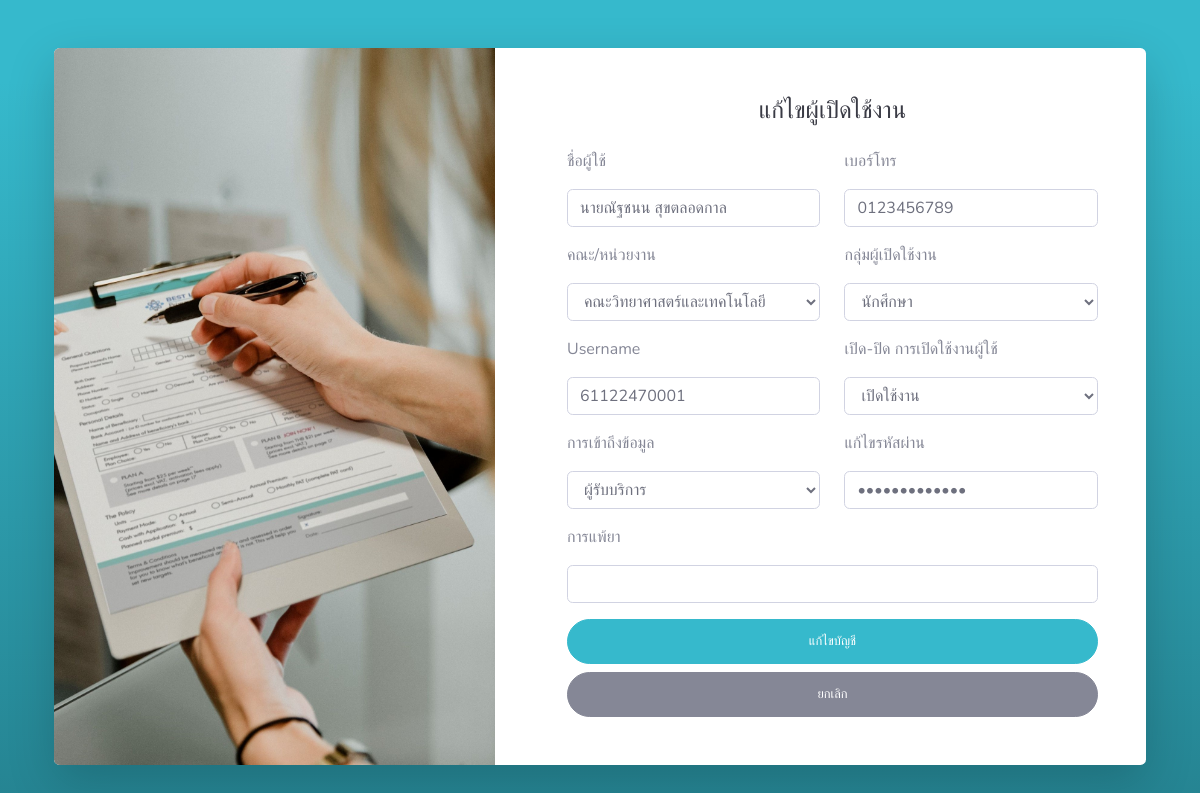
The app's page /update_user.php?userId=2 (signed in) with its own data.
### tables this page shows
CREATE TABLE `user` (
  `user_id` int(11) NOT NULL COMMENT 'รหัสผู้ใช้',
  `user_namel` varchar(100) NOT NULL COMMENT 'ชื่อสกุล',
  `fac_id` int(11) NOT NULL COMMENT 'คณะ',
  `tel` varchar(11) NOT NULL COMMENT 'เบอร์โทร\r\n',
  `username` varchar(255) NOT NULL COMMENT 'ชื่อผู้ใช้',
  `password` varchar(255) NOT NULL COMMENT 'รหัสผ่าน',
  `active` int(11) NOT NULL DEFAULT 0 COMMENT 'การเปิดใช้งาน',
  `status` int(11) NOT NULL DEFAULT 0 COMMENT 'การลบ\r\n',
  `Ulevel` int(3) NOT NULL COMMENT 'ประเภทการเข้าถึงUI',
  `cata` int(20) NOT NULL COMMENT 'ประเภทผู้ใช้',
  `druga` varchar(255) NOT NULL COMMENT 'การแพ้ยา'
);

CREATE TABLE `fac` (
  `fac_id` int(11) NOT NULL,
  `fac_name` varchar(100) NOT NULL,
  `fac_active` int(11) NOT NULL DEFAULT 0,
  `fac_status` int(11) NOT NULL DEFAULT 0
);

### update_user.php (the view, shortened to what this page needs)
<?php
   require_once 'db_connect.php';
?>
<!DOCTYPE html>
<html lang="en">
<head>
    <link href="vendor/fontawesome-free/css/all.min.css" rel="stylesheet" type="text/css">
    <link href="css/sb-admin-2.min.css" rel="stylesheet">
</head>
<body class="bg-gradient-info">
    <div class="container">
        <div class="card o-hidden border-0 shadow-lg my-5">
            <div class="card-body p-0">
                <div class="row">
                    <div class="col-lg-5 d-none d-lg-block"><img src="img\c.jpg" alt="HTML tutorial" style="width:100%;height:100%;"></div>
                        <div class="col-lg-7">
                            <div class="p-5">
                                <div class="text-center">
                                    <h1 class="h4 text-gray-900 mb-4">แก้ไขผู้เปิดใช้งาน</h1>
                                </div>
                                    <?php
                                    $userId = $_GET['userId'];
                                    $sqlr = "SELECT user.user_id, user.user_namel, user.fac_id,
                                    user.tel, user.username, user.password, user.active, user.status,
                                    user.Ulevel, user.cata, user.druga, fac.fac_name FROM user
                                    INNER JOIN fac ON user.fac_id = fac.fac_id
                                    WHERE user.status = 1 AND user_id = {$userId} "  ;
                                    $result = $connect->query($sqlr);
                                    while( $row = $result->fetch_array()) {
                                ?>
                                <form method="POST" action="php_action\editUser.php?userId=<?php echo $userId; ?>" class="user">
                                    <div class="form-group row">
                                        <div class="col-sm-6 mb-3 mb-sm-0">
                                        <p>ชื่อผู้ใช้</p><input for="userNamel" type="text" id="userNamel" name="userNamel" class="form-control "
                                                value="<?php echo $row['user_namel'] ?>" >
                                        </div>
                                        <div class="col-sm-6">
                                        <p>เบอร์โทร</p><input for="tel" type="text" id="tel" name="tel"class="form-control"  max="10"
                                            value="<?php echo $row['tel'] ?>">
                                        </div>
                                    </div>
                                    <div class="form-group row">
                                        <div class="col-sm-6 mb-3 mb-sm-0">
                                            <p>คณะ/หน่วยงาน</p><select class="form-control" id="facName" name="facName">
                                                            <option value="<?php echo $row['fac_id']; ?>"><?php echo $row['fac_name']; ?></option>
                                                        </select>
                                        </div>
                                        <?php  $cata = $row['cata'];
                                                        if ($cata == 1){
                                                            $catat ="นักศึกษา";
                                                          }elseif($cata == 2){
                                                            $catat ="คณาจารย์";
                                                          }elseif($cata == 3){
                                                            $catat ="บุคลากรสายสนับสนุน";
                                                          }elseif($cata == 4){
                                                            $catat ="กลุ่มแม่บ้าน";
                                                          }elseif($cata == 5){
                                                            $catat ="นักเรียนโรงเรียนโรงเรียนสาธิต";
                                                          }?>
                                        <div class="col-sm-6 ">
                                                <p for="cata">กลุ่มผู้เปิดใช้งาน</p>
                                                <select class="form-control " id="cata" name="cata">
                                                    <option value="<?php echo $cata; ?>"><?php echo $catat; ?></option>
                                            </select>
                                        </div>
                                    </div>
                                    <div class="form-group row">
                                        <div class="col-sm-6 mb-3 mb-sm-0">
                                            <p>Username</p><input for="username" type="text" id="username" name="username" class="form-control"
                                                value="<?php echo $row['username'] ?>" ></div>
                                     <div class="col-sm-6 ">
                                        <?php $active = $row['active']; if($active == 1){
                                                                            $activet ="เปิดใช้งาน";
                                                                        }elseif($active == 2){
                                                                            $activet ="ปิดใช้งาน";
                                                                        }?>
                                            <p>เปิด-ปิด การเปิดใช้งานผู้ใช้</p><select class="form-control" id="active" name="active" >
                                                    <option value="<?php echo $active; ?>"><?php echo $activet; ?></option>
                                                </select></div>
                                    </div>
                                    <div class="form-group row">
                                        <div class="col-sm-6 mb-3 mb-sm-0">
                                        <?php $level = $row['Ulevel']; if($level == 1){
                                                                            $Ulevel ="ผู้ดูแลระบบ";
                                                                        }elseif($level == 2){
                                                                            $Ulevel ="เจ้าหน้าที่";
                                                                        }else{ $Ulevel = "ผู้รับบริการ" ;
                                                                        }?>
                                        <p>การเข้าถึงข้อมูล</p><select class="form-control" id="ulevel" name="ulevel" >
                                                    <option value="<?php echo $level; ?>"><?php echo $Ulevel; ?></option>
                                                </select></div>
                                        <div class="col-sm-6">
                                        <p>แก้ไขรหัสผ่าน</p><input for="editPassword" type="password" id="editPassword" name="editPassword" class="form-control "
                                                value="<?php echo $row['password'] ?>" >
                                        </div>
                                    </div>
                                    <div class="form-group">
                                        <p>การแพ้ยา</p><input for="druga" type="text" id="druga" name="druga" class="form-control"
                                            value="<?php echo $row['druga'] ?>" >
                                    </div>
                                    <button type="submit" name="submit" id="submit" class="btn btn-info btn-user btn-block">
                                    <i class=""></i> แก้ไขบัญชี
                                    </button>
                                    <a href="user_manage.php" class="btn btn-secondary btn-user btn-block">
                                    <i class=""></i> ยกเลิก</a>
                                <?php }  ?>
                            </div>
                        </div>
                    </div>
                </div>
            </div>
        </div>
</body>
</html>

### records on screen
user: userNamel "นายณัฐชนน สุขตลอดกาล", tel "0123456789", facName "คณะวิทยาศาสตร์และเทคโนโลยี", cata "นักศึกษา", username "61122470001", active "เปิดใช้งาน", ulevel "ผู้รับบริการ"
